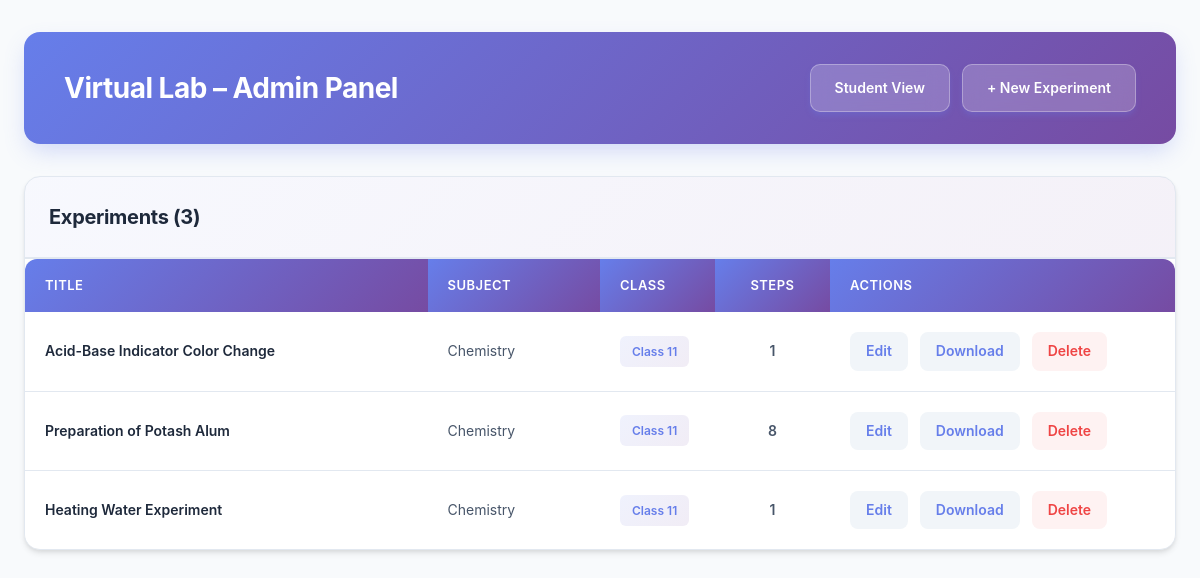
Page /admin/index.php on the earlier database version.
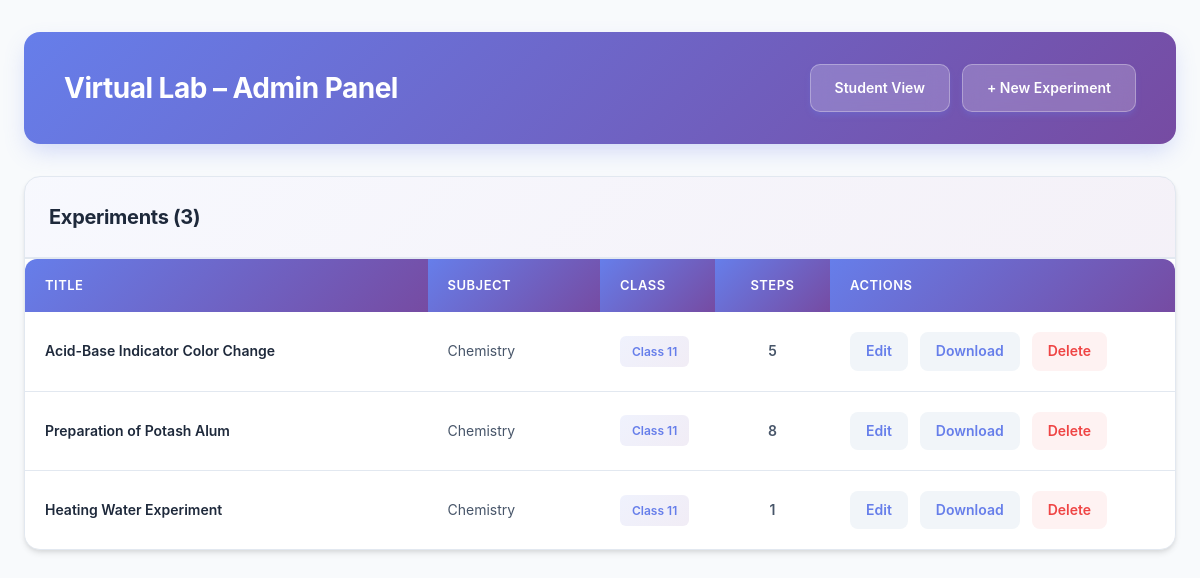
Same page on the later database version.
### tables this page shows
CREATE TABLE experiments (
    id VARCHAR(50) PRIMARY KEY,
    title VARCHAR(255) NOT NULL,
    subject VARCHAR(50) NOT NULL,
    class VARCHAR(10) NOT NULL,
    config_json TEXT NOT NULL,
    created_at DATETIME DEFAULT CURRENT_TIMESTAMP,
    updated_at DATETIME DEFAULT CURRENT_TIMESTAMP
);

### admin/config/database.php (called while the page is built, shortened)
<?php
function getDBConnection() {
    try {
        if (DB_TYPE === 'sqlite') {
            $dbPath = DB_SQLITE_PATH;
            try {
                $db = new PDO('sqlite:' . $dbPath);
                $db->setAttribute(PDO::ATTR_ERRMODE, PDO::ERRMODE_EXCEPTION);
                return $db;
            } catch (PDOException $e) {
                throw new Exception("Failed to create SQLite database: " . $e->getMessage() . " (Path: " . $dbPath . ")");
            }
        }
    } catch (PDOException $e) {
        throw new Exception("Database connection failed: " . $e->getMessage());
    } catch (Exception $e) {
        throw $e;
    }
}

### admin/classes/Database.php (called while the page is built, shortened)
<?php
require_once __DIR__ . '/../config/database.php';
class Database {
    private $db;
    public function __construct() {
        $this->db = getDBConnection();
    }
    private function initTables() {
        try {
            $schemaFile = __DIR__ . '/../config/schema.sql';
            $sql = file_get_contents($schemaFile);
            if (DB_TYPE === 'sqlite') {
                $statements = explode(';', $sql);
                foreach ($statements as $statement) {
                    $statement = trim($statement);
                    if (!empty($statement) && !preg_match('/^\s*--/', $statement)) {
                        try {
                            $this->db->exec($statement);
                        } catch (PDOException $e) {
                            if (strpos($e->getMessage(), 'already exists') === false) {
                                error_log('Schema execution error: ' . $e->getMessage());
                            }
                        }
                    }
                }
            } else {
                try {
                    $this->db->exec($sql);
                } catch (PDOException $e) {
                    error_log('Schema execution error: ' . $e->getMessage());
                }
            }
        } catch (Exception $e) {
            error_log('initTables error: ' . $e->getMessage());
        }
    }
    public function getAllExperiments() {
        try {
            if (DB_TYPE === 'sqlite') {
                $checkStmt = $this->db->query("SELECT name FROM sqlite_master WHERE type='table' AND name='experiments'");
                $tableExists = $checkStmt->fetch() !== false;
            } else {
                $checkStmt = $this->db->query("SHOW TABLES LIKE 'experiments'");
                $tableExists = $checkStmt->rowCount() > 0;
            }
            $stmt = $this->db->query("SELECT * FROM experiments ORDER BY created_at DESC");
            $experiments = $stmt->fetchAll(PDO::FETCH_ASSOC);
            foreach ($experiments as &$exp) {
                try {
                    $stepStmt = $this->db->prepare("
                        SELECT COUNT(*) as count FROM experiment_steps WHERE experiment_id = ?
                    ");
                    $stepStmt->execute([$exp['id']]);
                    $stepCount = $stepStmt->fetch(PDO::FETCH_ASSOC);
                    $exp['step_count'] = $stepCount['count'] ?? 0;
                } catch (PDOException $e) {
                    $exp['step_count'] = 0;
                }
            }
            return $experiments;
        } catch (PDOException $e) {
            error_log('getAllExperiments error: ' . $e->getMessage());
            return [];
        } catch (Exception $e) {
            error_log('getAllExperiments error: ' . $e->getMessage());
            return [];
        }
    }
}

### admin/index.php (the view, shortened to what this page needs)
<?php
require_once __DIR__ . '/classes/Database.php';
$db = new Database();
$experiments = $db->getAllExperiments();
?>
<!DOCTYPE html>
<html lang="en">
<head>
    <link rel="stylesheet" href="css/admin.css?v=<?= time() ?>">
</head>
<body>
    <div class="container">
        <div class="header">
            <h1>Virtual Lab – Admin Panel</h1>
            <div style="display: flex; gap: 12px; align-items: center;">
                <a class="btn" href="../" style="text-decoration: none;">Student View</a>
                <a class="btn" href="create.php" style="text-decoration: none;">+ New Experiment</a>
            </div>
        </div>
        <?php if (empty($experiments)): ?>
        <div class="card" style="text-align: center; padding: 80px 40px;">
            <div style="margin-bottom: 24px; opacity: 0.5;">
                <svg width="80" height="80" viewBox="0 0 24 24" fill="none" stroke="currentColor" stroke-width="2" style="color: #64748b; margin: 0 auto;">
                    <path d="M14 2H6a2 2 0 0 0-2 2v16a2 2 0 0 0 2 2h12a2 2 0 0 0 2-2V8z"></path>
                    <polyline points="14 2 14 8 20 8"></polyline>
                    <line x1="12" y1="18" x2="12" y2="12"></line>
                    <line x1="9" y1="15" x2="15" y2="15"></line>
                </svg>
            </div>
            <p style="color: #64748b; font-size: 16px; margin-bottom: 24px; line-height: 1.6;">No experiments yet. Create your first experiment to get started.</p>
            <a class="btn" href="create.php" style="text-decoration: none;">Create First Experiment</a>
        </div>
        <?php else: ?>
        <div class="card" style="padding: 0; overflow: hidden;">
            <div style="padding: 24px; border-bottom: 2px solid #e2e8f0; background: linear-gradient(135deg, rgba(102, 126, 234, 0.05) 0%, rgba(118, 75, 162, 0.08) 100%);">
                <h2 style="margin: 0; font-size: 20px; color: #1e293b; font-weight: 700;">Experiments (<?= count($experiments) ?>)</h2>
            </div>
            <div style="overflow-x: auto;">
                <table>
                    <thead>
                        <tr>
                            <th style="width: 35%;">Title</th>
                            <th style="width: 15%;">Subject</th>
                            <th style="width: 10%;">Class</th>
                            <th style="width: 10%; text-align: center;">Steps</th>
                            <th style="width: 30%;">Actions</th>
                        </tr>
                    </thead>
                    <tbody>
                        <?php foreach ($experiments as $exp): ?>
                        <tr>
                            <td style="font-weight: 600; color: #1e293b;"><?= htmlspecialchars($exp['title']) ?></td>
                            <td style="color: #475569;"><?= htmlspecialchars($exp['subject']) ?></td>
                            <td style="color: #64748b;">
                                <?php if (!empty($exp['class'])): ?>
                                    <span style="display: inline-block; padding: 6px 12px; background: linear-gradient(135deg, rgba(102, 126, 234, 0.1) 0%, rgba(118, 75, 162, 0.1) 100%); border-radius: 6px; font-size: 12px; font-weight: 600; color: #667eea;">Class <?= htmlspecialchars($exp['class']) ?></span>
                                <?php else: ?>
                                    <span style="color: #94a3b8;">—</span>
                                <?php endif; ?>
                            </td>
                            <td style="text-align: center; color: #475569; font-weight: 600;"><?= $exp['step_count'] ?? 0 ?></td>
                            <td>
                                <div class="actions">
                                    <a href="edit.php?id=<?= $exp['id'] ?>" style="text-decoration: none;">Edit</a>
                                    <a href="download.php?id=<?= $exp['id'] ?>" style="text-decoration: none;">Download</a>
                                    <a class="danger" href="delete.php?id=<?= $exp['id'] ?>" onclick="return confirm('Are you sure you want to delete this experiment?')" style="text-decoration: none;">Delete</a>
                                </div>
                            </td>
                        </tr>
                        <?php endforeach; ?>
                    </tbody>
                </table>
            </div>
        </div>
        <?php endif; ?>
    </div>
</body>
</html>

### admin/css/admin.css (style rules this page uses)
* { margin: 0; padding: 0; box-sizing: border-box; }
body { font-family: 'Inter', -apple-system, BlinkMacSystemFont, 'Segoe UI', Roboto, 'Helvetica Neue', Arial, sans-serif; background: #f8fafc; min-height: 100vh; padding: 0; color: #1e293b; line-height: 1.6; -webkit-font-smoothing: antialiased; -moz-osx-font-smoothing: grayscale; }
.container { max-width: 1400px; margin: 0 auto; padding: 32px 24px; }
.header { background: linear-gradient(135deg, #667eea 0%, #764ba2 100%); padding: 32px 40px; border-radius: 16px; margin-bottom: 32px; box-shadow: 0 10px 25px -5px rgba(102, 126, 234, 0.3); display: flex; justify-content: space-between; align-items: center; color: white; }
.header h1 { color: white; font-size: 28px; font-weight: 700; margin: 0; letter-spacing: -0.5px; }
.header .btn { background: rgba(255, 255, 255, 0.2); backdrop-filter: blur(10px); border: 1px solid rgba(255, 255, 255, 0.3); }
h2 { color: #0f172a; font-size: 24px; font-weight: 700; margin-bottom: 24px; letter-spacing: -0.3px; }
.card { background: white; border-radius: 16px; padding: 40px; box-shadow: 0 4px 6px -1px rgba(0, 0, 0, 0.1), 0 2px 4px -1px rgba(0, 0, 0, 0.06); margin-bottom: 24px; width: 100%; box-sizing: border-box; border: 1px solid #e2e8f0; }
.btn { display: inline-flex; align-items: center; gap: 8px; background: linear-gradient(135deg, #667eea 0%, #764ba2 100%); color: white; padding: 12px 24px; text-decoration: none; border-radius: 10px; font-size: 14px; font-weight: 600; border: none; cursor: pointer; transition: all 0.3s cubic-bezier(0.4, 0, 0.2, 1); box-shadow: 0 4px 6px -1px rgba(102, 126, 234, 0.3); }
.danger { color: #ef4444; text-decoration: none; font-size: 14px; font-weight: 500; }
table { width: 100%; background: white; border-collapse: collapse; border-radius: 12px; overflow: hidden; box-shadow: 0 4px 6px -1px rgba(0, 0, 0, 0.1); }
th { background: linear-gradient(135deg, #667eea 0%, #764ba2 100%); padding: 16px 20px; text-align: left; font-weight: 600; color: white; font-size: 13px; text-transform: uppercase; letter-spacing: 0.5px; }
td { padding: 20px; border-bottom: 1px solid #e2e8f0; font-size: 14px; vertical-align: middle; }
tr:last-child td { border-bottom: none; }
.actions { display: flex; gap: 12px; align-items: center; justify-content: flex-start; flex-wrap: wrap; }
.actions a { color: #667eea; text-decoration: none; font-size: 14px; font-weight: 600; padding: 8px 16px; border-radius: 8px; transition: all 0.2s; display: inline-block; background: #f1f5f9; }
.actions .danger { color: #ef4444; background: #fef2f2; }

Differences in the rows shown:
changed experiments "Acid-Base Indicator Color Change": step_count "1" → "5"
